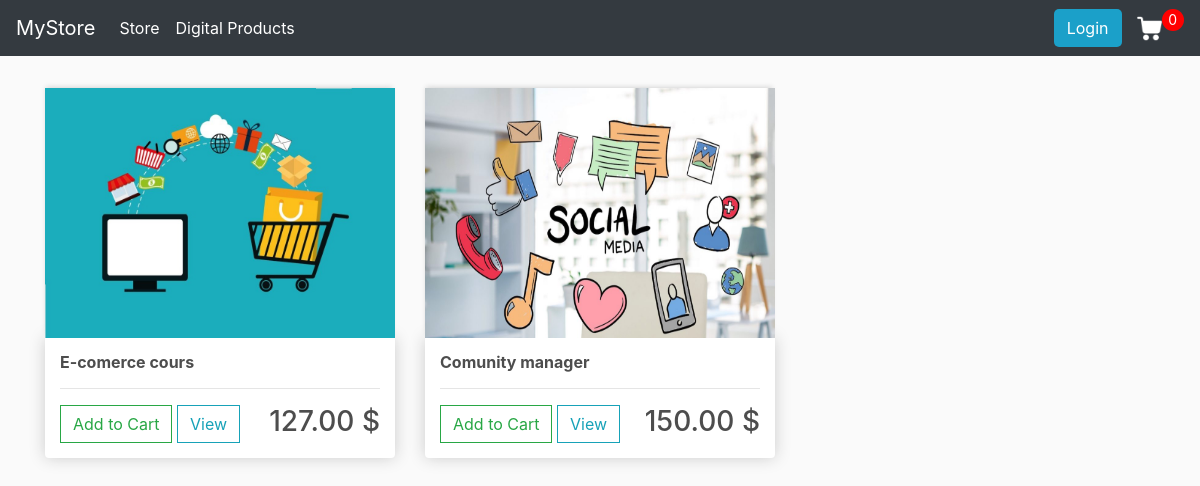
Before: /digital_products/ with the older database file.
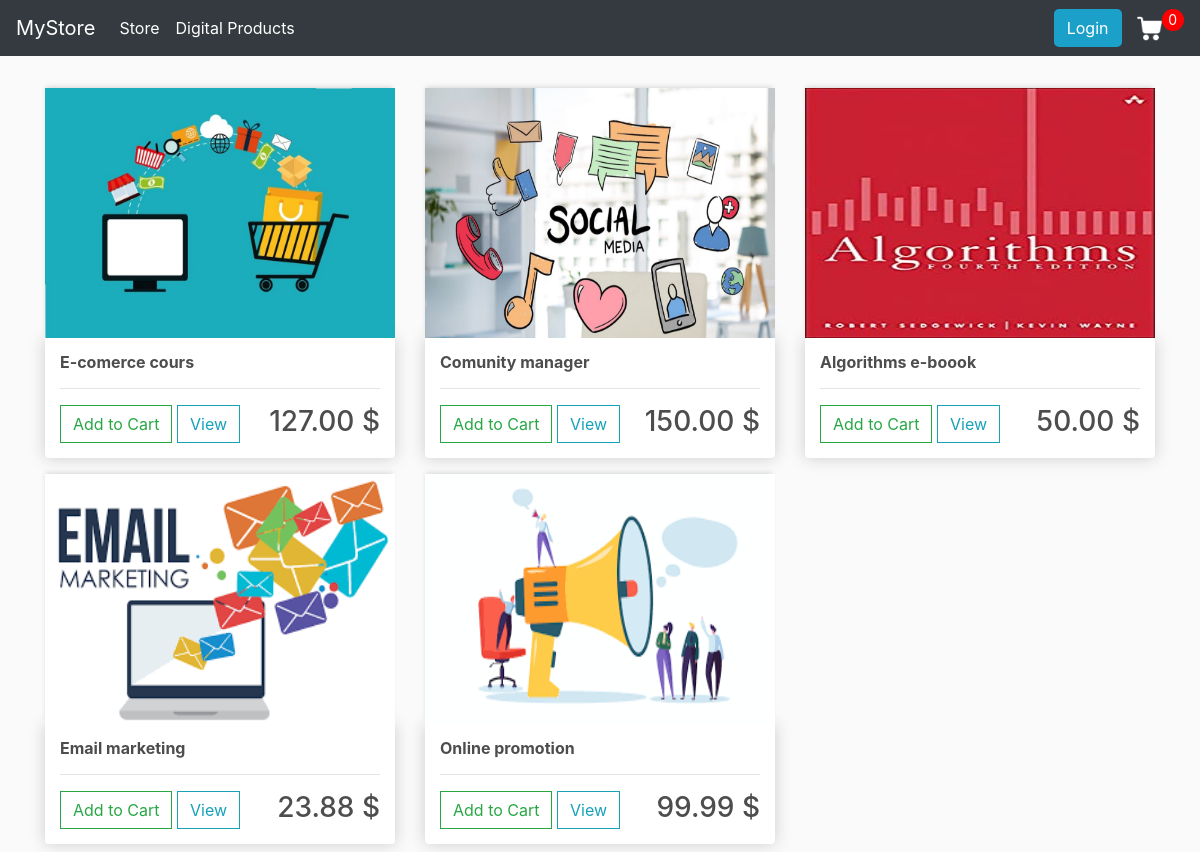
After: the same page with the newer database file.
### store/models.py (models this page shows, shortened)
class Product(models.Model):
    name = models.CharField(max_length=50)
    price = models.DecimalField(max_digits=6, decimal_places=2)
    digital = models.BooleanField(default=False, null=True, blank=False)
    image = models.ImageField(null=False, blank=True)
    @property
    def imageURL(self):
        try:
            url = self.image.url
        except:
            url = ''
        return url

### store/views.py (the view)
# urls.py: path("digital_products/", views.store_digital, name="digital"),
def store_digital(request):
	products = Product.objects.all()
	cartItems = cartData(request).get('cartItems')
	context = {
        'products':products,
        'cartItems':cartItems
    }
	return render(request, 'store/store-digital.html', context)

### store/utils.py (called while the page is built, shortened)
def cookieCart(request) :
    try:
        cart = json.loads(request.COOKIES['cart'])
    except:
        cart = {}
    print("---> cart:", cart)
    items = []
    order = {'get_cart_total':0, 'get_cart_items':0, 'shipping':False}
    cartItems = order['get_cart_items']
    return {
        'items':items,
        'order':order,
        'cartItems':cartItems
    }

def cartData(request) :
    if request.user.is_authenticated:
        customer = request.user.customer
        order, created = Order.objects.get_or_create(customer=customer, complete=False)
        items = order.orderitem_set.all()
        cartItems = order.get_cart_items
    else:
        cookieData = cookieCart(request)
        items = cookieData.get('items')
        order = cookieData.get('order')
        cartItems = cookieData.get('cartItems')
    return {
        'items':items,
        'order':order,
        'cartItems':cartItems
    }

### store/templates/store/store-digital.html
{% extends 'store/main.html' %}
{% load static %}
{% block content %}
<div class="row">
  {% for product in products %}
    {% if product.digital %}
    <div class="col-lg-4 my-2">
        <img src="{{product.imageURL}}" class="thumbnail" />
        <div class="box-element product">
        <h6><strong> {{product.name|capfirst}} </strong></h6>
        <hr />
        <button
            data-product="{{product.id}}"
            data-action="add"
            class="btn btn-outline-success update-cart"
        >
            Add to Cart
        </button>
        <a href="" class="btn btn-outline-info">View</a>
        <h3 class="price">{{product.price|floatformat:2}} $</h3>
        </div>
    </div>
    {% endif %}
  {% endfor %}
</div>
{% endblock content %}

Changed rows visible on the page:
added Product: imageURL (picture), name "Algorithms e-boook", price "50.00"
added Product: imageURL (picture), name "Email marketing", price "23.88"
added Product: imageURL (picture), name "Online promotion", price "99.99"
